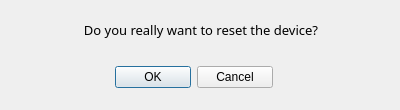
<?xml version="1.0" encoding="UTF-8"?>
<ui version="4.0">
 <class>Dialog</class>
 <widget class="QDialog" name="Dialog">
  <property name="windowModality">
   <enum>Qt::WindowModal</enum>
  </property>
  <property name="geometry">
   <rect>
    <x>0</x>
    <y>0</y>
    <width>400</width>
    <height>110</height>
   </rect>
  </property>
  <property name="minimumSize">
   <size>
    <width>400</width>
    <height>110</height>
   </size>
  </property>
  <property name="maximumSize">
   <size>
    <width>400</width>
    <height>110</height>
   </size>
  </property>
  <property name="windowTitle">
   <string>Reset warning</string>
  </property>
  <property name="modal">
   <bool>true</bool>
  </property>
  <widget class="QLabel" name="dialog_msg">
   <property name="geometry">
    <rect>
     <x>26</x>
     <y>10</y>
     <width>350</width>
     <height>40</height>
    </rect>
   </property>
   <property name="minimumSize">
    <size>
     <width>350</width>
     <height>35</height>
    </size>
   </property>
   <property name="maximumSize">
    <size>
     <width>420</width>
     <height>40</height>
    </size>
   </property>
   <property name="font">
    <font>
     <family>맑은 고딕</family>
     <pointsize>10</pointsize>
     <weight>50</weight>
     <italic>false</italic>
     <bold>false</bold>
     <underline>false</underline>
     <strikeout>false</strikeout>
    </font>
   </property>
   <property name="acceptDrops">
    <bool>false</bool>
   </property>
   <property name="text">
    <string>Do you really want to reset the device?</string>
   </property>
   <property name="alignment">
    <set>Qt::AlignCenter</set>
   </property>
   <property name="wordWrap">
    <bool>true</bool>
   </property>
  </widget>
  <widget class="QWidget" name="layoutWidget">
   <property name="geometry">
    <rect>
     <x>115</x>
     <y>62</y>
     <width>158</width>
     <height>30</height>
    </rect>
   </property>
   <layout class="QHBoxLayout" name="horizontalLayout">
    <item>
     <widget class="QPushButton" name="okbtn">
      <property name="text">
       <string>OK</string>
      </property>
     </widget>
    </item>
    <item>
     <widget class="QPushButton" name="cancelbtn">
      <property name="text">
       <string>Cancel</string>
      </property>
     </widget>
    </item>
   </layout>
  </widget>
 </widget>
 <resources/>
 <connections/>
</ui>
